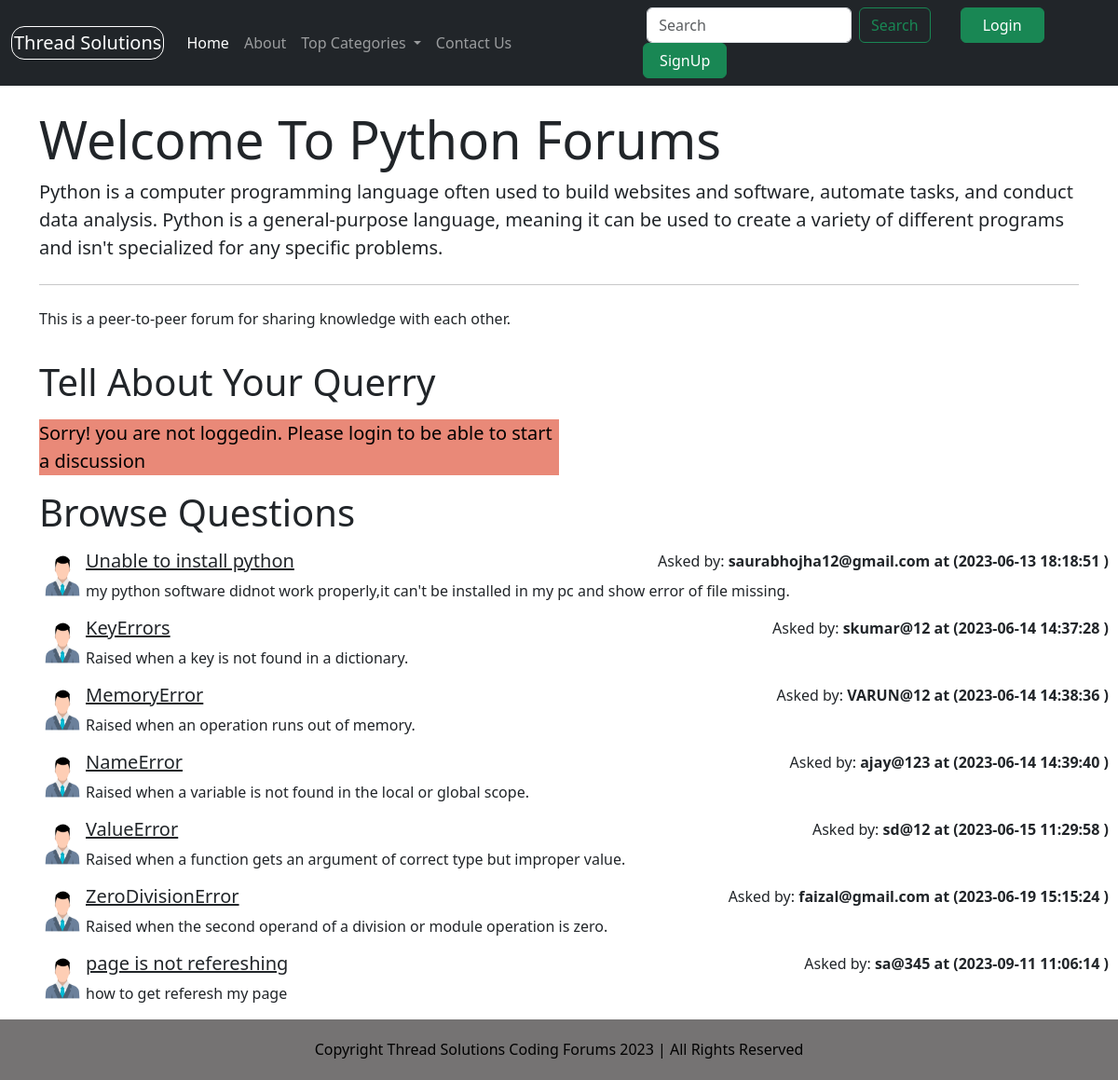
The app's page /threadlist.php?catid=1 with its own data.
### tables this page shows
CREATE TABLE `categories` (
  `category_id` int(8) NOT NULL,
  `category_name` varchar(256) NOT NULL,
  `category_description` text DEFAULT NULL,
  `created` datetime NOT NULL DEFAULT current_timestamp()
);

CREATE TABLE `threads` (
  `thread_id` int(2) NOT NULL,
  `thread_title` varchar(255) NOT NULL,
  `thread_desc` text NOT NULL,
  `thread_cat_id` int(7) NOT NULL,
  `thread_user_id` int(7) NOT NULL,
  `timestamp` datetime NOT NULL DEFAULT current_timestamp()
);

CREATE TABLE `users` (
  `sno` int(8) NOT NULL,
  `user_email` varchar(30) NOT NULL,
  `user_pass` varchar(32) NOT NULL,
  `timestamp` datetime NOT NULL DEFAULT current_timestamp()
);

### threadlist.php (the view, shortened to what this page needs)
<!doctype html>
<html lang="en">
<head>
</head>
<body>
    <?php include 'partials/_dbconnect.php';
    include 'partials/_header.php'; ?>
    <?php
    $id = $_GET['catid'];
    $sql = "SELECT * FROM `categories` WHERE category_id=?";
    $stmt = mysqli_prepare($conn, $sql);
    mysqli_stmt_bind_param($stmt, "i", $id);
    mysqli_stmt_execute($stmt);
    $result = mysqli_stmt_get_result($stmt);
    while ($row = mysqli_fetch_assoc($result)) {
        $catname = $row['category_name'];
        $catdesc = $row['category_description'];
    }
    ?>
    <div class="container J my-4">
        <div class="jumbotron">
            <h1 class="display-4"> Welcome To
                <?php echo $catname; ?> Forums
            </h1>
            <p class="lead">
                <?php echo $catdesc; ?>
            </p>
            <hr class="my-4">
            <p> This is a peer-to-peer forum for sharing knowledge with each other.</p>
        </div>
    </div>
    <?php
    if (isset($_SESSION['loggedin']) && $_SESSION['loggedin'] == true) {
        echo '   <div class="container">
                    <h1>Tell About Your Query</h1>
                    <form action="' . $_SERVER["REQUEST_URI"] . '" method="post">
                        <div class="form-group">
                            <label for="exampleInputEmail1">Problem Title</label>
                            <input type="text" class="form-control" id="title" name="title" aria-describedby="title"
                                placeholder="Enter title" style="width:40%" required>
                            <small id="emailHelp" class="form-text text-muted">Keep Your Title As Short As Crisp As Possible</small>
                        </div>
                        <input type="hidden" name="sno" value="' . $_SESSION["sno"] . ' ">
                        <div class="form-group">
                            <label for="exampleFormControlTextarea1">Ellaborate Your Concern</label>
                            <textarea class="form-control" id="desc" name="desc" rows="5" style="width:40%" required3></textarea>
                        </div>
                            <button type="submit" class="btn btn-success">Submit</button>
                    </form>
                </div>';
    } else {
        echo ' <div class="container">
                <h1 class="py-2">Tell About Your Querry</h1>
                <p class="lead" style="color:black; background-color: rgb(233, 137, 120); width:50%;" >Sorry! you are not loggedin. Please login to be able to start a discussion</p>
                </div>';
    }
    ?>
    <div class="container " id="ques">
        <h1>Browse Questions</h1>
        <?php
        $id = $_GET['catid'];
        $sql = "SELECT * FROM `threads` WHERE thread_cat_id=$id";
        $result = mysqli_query($conn, $sql);
        while ($row = mysqli_fetch_assoc($result)) {
            $id = $row['thread_id'];
            $title = $row['thread_title'];
            $desc = $row['thread_desc'];
            $thread_time = $row['timestamp'];
            $thread_user_id = $row['thread_user_id'];
            $sql2 = "SELECT user_email FROM `users` WHERE sno='$thread_user_id' ";
            $result2 = mysqli_query($conn, $sql2);
            $row2 = mysqli_fetch_assoc($result2);
            echo '<div class="media my-3" style="display:flex;">
                  <img src="vector-users-icon.webp" width=50px class="mr-3 " alt="Loading Error">
                    <div class="media-body">' .
                ' <h5 class="mt-0"><a class="text-dark" href="thread.php?threadid=' . $id . '">' . $title . '</a>
                      </h5>' . $desc . '</div> ' . ' <div class="font-weight-bold my-0" style="position: absolute; right: 10px;">
                       Asked by:   <b>' . $row2['user_email'] . ' at (' . $thread_time . ' )</b>
                   </div>' .
                '</div>';
        }
        ?>
    </div>
    <?php include 'partials/_footer.php'; ?>
</body>
</html>

### threadlist.php (style rules this page uses)
#ques { min-height: 433px; }

### records on screen
categories: category_name "Python", category_description "Python is a computer programming language often used to build websites and software, automate tasks, and conduct data analysis. Python is a general-purpose language, meaning it can be used to create a variety of different programs and isn't specialized for any specific problems."
threads: thread_title "Unable to install python", thread_desc "my python software didnot work properly,it can't be installed in my pc and show error of file missing.", users.user_email "saurabhojha12@gmail.com", timestamp "2023-06-13 18:18:51"
threads: thread_title "KeyErrors", thread_desc "Raised when a key is not found in a dictionary.", users.user_email "skumar@12", timestamp "2023-06-14 14:37:28"
threads: thread_title "MemoryError", thread_desc "Raised when an operation runs out of memory.", users.user_email "VARUN@12", timestamp "2023-06-14 14:38:36"
threads: thread_title "NameError", thread_desc "Raised when a variable is not found in the local or global scope.", users.user_email "ajay@123", timestamp "2023-06-14 14:39:40"
threads: thread_title "ValueError", thread_desc "Raised when a function gets an argument of correct type but improper value.", users.user_email "sd@12", timestamp "2023-06-15 11:29:58"
threads: thread_title "ZeroDivisionError", thread_desc "Raised when the second operand of a division or module operation is zero.", users.user_email "faizal@gmail.com", timestamp "2023-06-19 15:15:24"
threads: thread_title "page is not refereshing", thread_desc "how to get referesh my page", users.user_email "sa@345", timestamp "2023-09-11 11:06:14"
